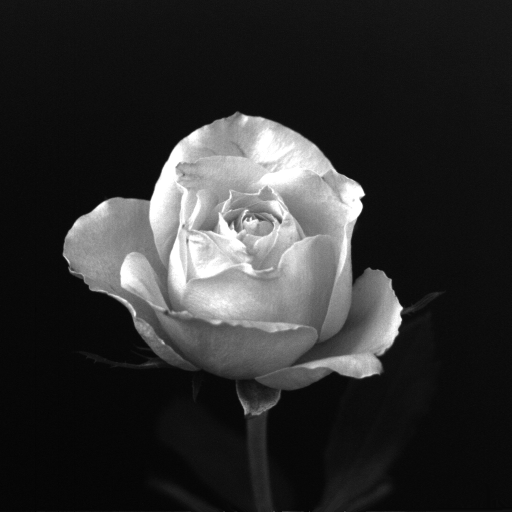
#> input picture DIP3E_Original_Images_CH02/Fig0219(rose1024).tif, 1024 x 1024 px (shown at 1/2 size); its folder holds only this picture in this run
$ python part1_pixel_matching_failure.py
#> lines starting #> are read from the running program, lines starting #| are printed output that depends on the picture
"""
Part 1: Pixel Matching Failure
==============================
Demonstrates that raw pixel comparison (SSD / TM_SQDIFF_NORMED) breaks under
three transforms that occur constantly in real-world imaging: rotation, scale,
and brightness change.

Runs on any scene image. Falls back to a synthetic gradient if no image is found.
"""

# --- Setup ---
from pathlib import Path
import numpy as np
import cv2
import matplotlib.pyplot as plt

COLORS = {
    'primary': '#2196F3',
    'secondary': '#4CAF50',
    'result': '#FFC107',
    'highlight': '#F44336',
    'transform': '#9C27B0',
    'gradient': '#FF9800',
}

# Image paths — DIP3E images relative to this file's folder
CH02_DIR = Path(__file__).parent / '../../DIP3E_Original_Images_CH02'
CH03_DIR = Path(__file__).parent / '../../DIP3E_Original_Images_CH03'

# ── Algorithm ──────────────────────────────────────────────
# 1. Load a grayscale image (fall back to synthetic if not found)
# 2. Crop a template patch from the centre of the image
# 3. Apply three transforms to create altered scene images:
#    - Rotation (5°): warp the entire scene
#    - Scale (90%): resize down then pad back to original size
#    - Brightness ×0.7: multiply all pixel values
# 4. Run cv2.matchTemplate (TM_SQDIFF_NORMED) on each scene
# 5. Read the score at the known correct location
# What to look for: near-zero score for original, high scores for transforms
# ───────────────────────────────────────────────────────────

def load_image(fallback_size: int = 256) -> np.ndarray:
    """Load a DIP3E image or create a synthetic gradient fallback."""
#> called with fallback_size = 256
    candidates = list(CH02_DIR.glob('*.tif')) + list(CH02_DIR.glob('*.png'))
    if candidates:
        img = cv2.imread(str(candidates[0]), cv2.IMREAD_GRAYSCALE)
#> img is the input picture: shape (1024, 1024); min 0, max 255, mean 46.8
        if img is not None:
            print(f"Loaded: {candidates[0].name}")
            return img
    # Synthetic gradient fallback
    print("No DIP3E image found — using synthetic gradient.")
    row = np.linspace(20, 240, fallback_size)
    col = np.linspace(20, 200, fallback_size)
    grid = (row[np.newaxis, :] * 0.5 + col[:, np.newaxis] * 0.5).astype(np.uint8)
    return grid


def crop_template(scene: np.ndarray, size: int = 64) -> tuple[np.ndarray, tuple[int, int]]:
    """Crop a square patch from the centre of the scene."""
#> called with size = 64
    h, w = scene.shape
#> h = 1024; w = 1024
    top = h // 2 - size // 2
#> top = 480
    left = w // 2 - size // 2
#> left = 480
    template = scene[top:top + size, left:left + size].copy()
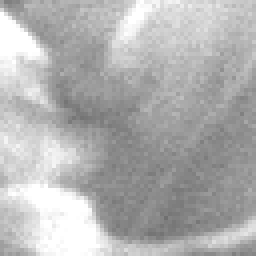
#> template: shape (64, 64) (shown 4 times larger); min 112, max 255, mean 178
    return template, (top, left)


def apply_transforms(scene: np.ndarray) -> dict[str, np.ndarray]:
    """Return a dict of transformed scene images."""
    h, w = scene.shape

    # Rotation 5°
    centre = (w / 2, h / 2)
    rot_matrix = cv2.getRotationMatrix2D(centre, 5, 1.0)
    rotated = cv2.warpAffine(scene, rot_matrix, (w, h), flags=cv2.INTER_LINEAR)

    # Scale 90% — resize then pad
    new_w, new_h = int(w * 0.9), int(h * 0.9)
    shrunk = cv2.resize(scene, (new_w, new_h), interpolation=cv2.INTER_LINEAR)
    scaled = np.zeros_like(scene)
    scaled[:new_h, :new_w] = shrunk

    # Brightness ×0.7
    bright = np.clip(scene.astype(float) * 0.7, 0, 255).astype(np.uint8)

    return {
        'Original': scene,
        'Rotated 5°': rotated,
        'Scaled 90%': scaled,
        'Brightness ×0.7': bright,
    }


def match_score(scene: np.ndarray,
                template: np.ndarray,
                top_left: tuple[int, int]) -> float:
    """Run TM_SQDIFF_NORMED and return the score at the known location."""
    result = cv2.matchTemplate(scene, template, cv2.TM_SQDIFF_NORMED)
    row, col = top_left
    # Result map is smaller than scene by (template_h-1, template_w-1)
    r = min(row, result.shape[0] - 1)
    c = min(col, result.shape[1] - 1)
    return float(result[r, c])


# ── Main ────────────────────────────────────────────────────

scene = load_image()
template, top_left = crop_template(scene)
#> top_left = (480, 480)
print(f"Scene size: {scene.shape}  |  Template size: {template.shape}")
#| Scene size: (1024, 1024)  |  Template size: (64, 64)

scenes = apply_transforms(scene)
#> in apply_transforms, `rotated = cv2.warpAffine(scene, rot_matrix, (w, h), flags=cv2.INTER_LI..`:
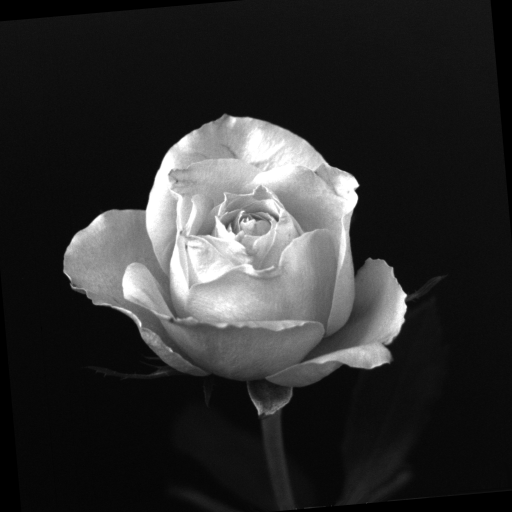
#> rotated: shape (1024, 1024) (shown at 1/2 size); min 0, max 255, mean 46.3
#> in apply_transforms, `scaled[:new_h, :new_w] = shrunk`:
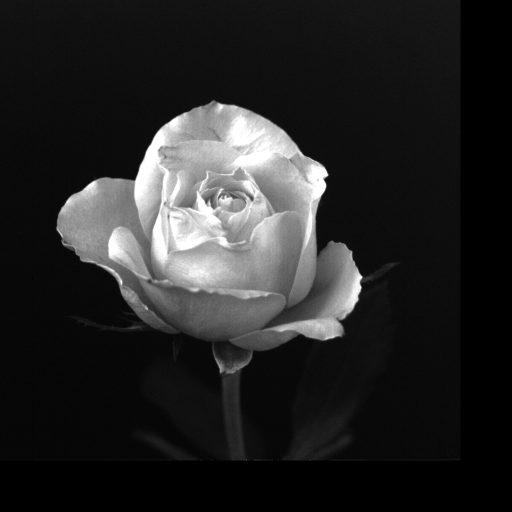
#> scaled: shape (1024, 1024) (shown at 1/2 size); min 0, max 255, mean 37.8
#> in apply_transforms, `bright = np.clip(scene.astype(float) * 0.7, 0, 255).astype(np.uint8)`:
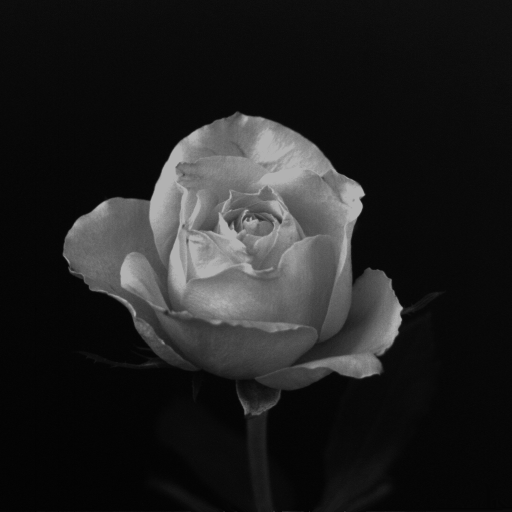
#> bright: shape (1024, 1024) (shown at 1/2 size); min 0, max 178, mean 32.3
#> scenes = 4 items
results: dict[str, float] = {}

for name, altered_scene in scenes.items():
    score = match_score(altered_scene, template, top_left)
    results[name] = score
    status = "PASS ✓" if score < 0.01 else "FAIL ✗"
    print(f"{name:20s}  SQDIFF_NORMED = {score:.4f}  {status}")
#> this loop made 4 passes
#> (name, score, status) on passes 1 to 4: ('Original', 0, 'PASS ✓'), ('Rotated 5°', 0.00832, 'PASS ✓'), ('Scaled 90%', 0.0627, 'FAIL ✗'), ('Brightness ×0.7', 0.131, 'FAIL ✗')
#| Original              SQDIFF_NORMED = 0.0000  PASS ✓
#| Rotated 5°            SQDIFF_NORMED = 0.0083  PASS ✓
#| Scaled 90%            SQDIFF_NORMED = 0.0627  FAIL ✗
#| Brightness ×0.7       SQDIFF_NORMED = 0.1314  FAIL ✗
#> pass 1, in match_score, `result = cv2.matchTemplate(scene, template, cv2.TM_SQDIFF_NORMED)`:
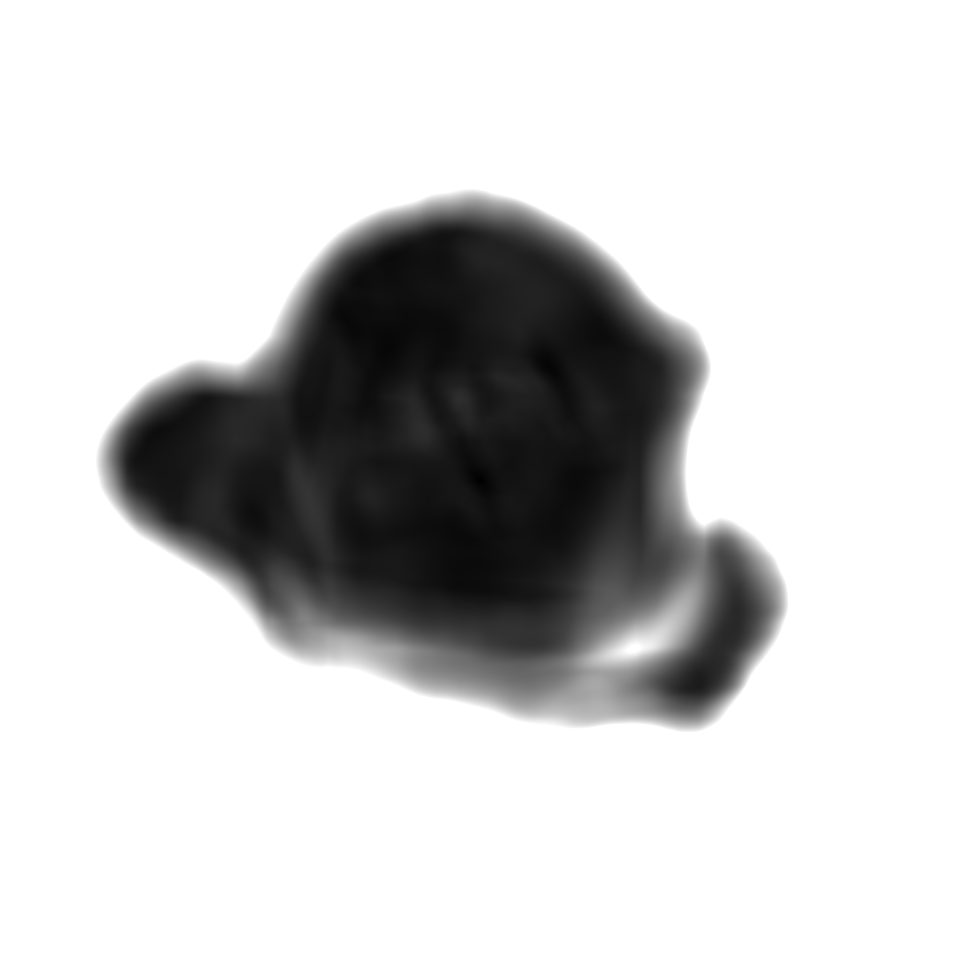
#> result: shape (961, 961) float32; min 0, max 1, mean 0.805
#> pass 3, in match_score (call 3), `result = cv2.matchTemplate(scene, template, cv2.TM_SQDIFF_NORMED)`:
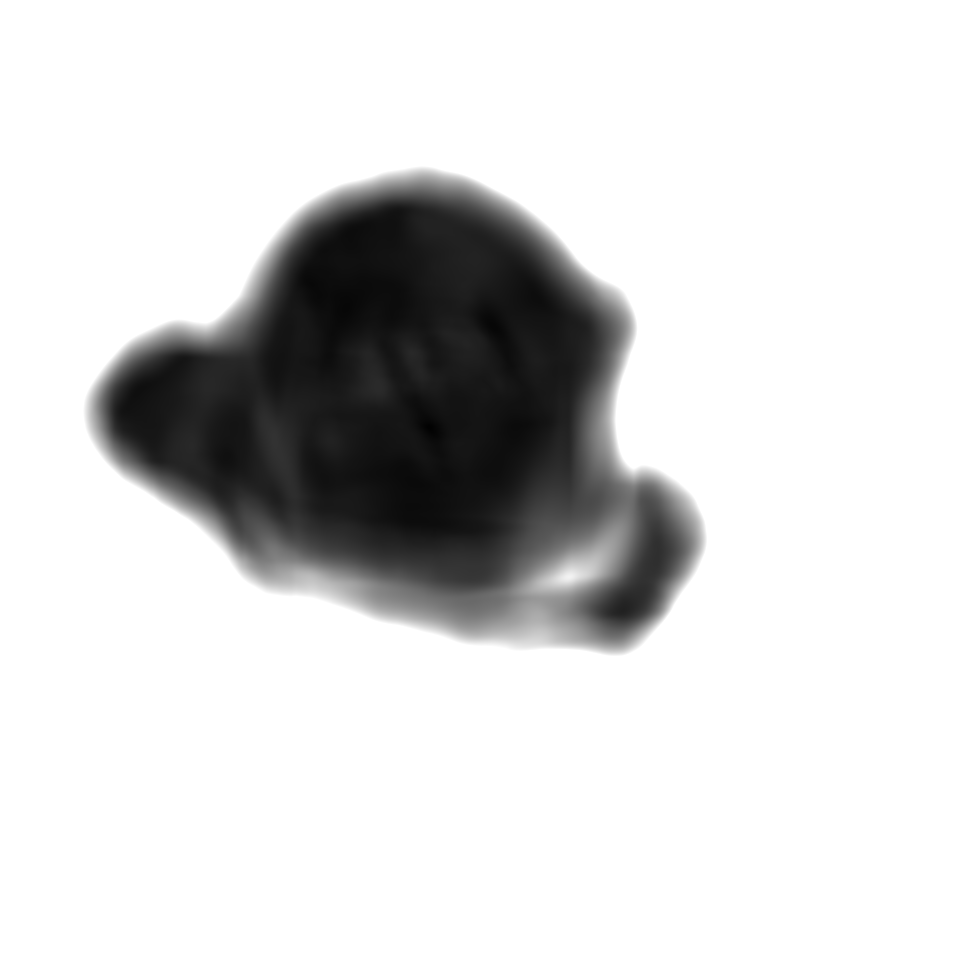
#> result: shape (961, 961) float32; min 0.00838, max 1, mean 0.843
#> after the loop, results = {'Original': 0, 'Rotated 5°': 0.00832, 'Scaled 90%': 0.0627, 'Brightness ×0.7': 0.131}

# ── Visualisation: bar chart of scores ─────────────────────
fig, ax = plt.subplots(figsize=(10, 5))

names = list(results.keys())
#> names = ['Original', 'Rotated 5°', 'Scaled 90%', 'Brightness ×0.7']
scores = list(results.values())
#> scores = [0, 0.00832, 0.0627, 0.131]
bar_colors = [COLORS['secondary'] if s < 0.01 else
              COLORS['result'] if s < 0.1 else
              COLORS['highlight'] for s in scores]
#> bar_colors = ['#4CAF50', '#4CAF50', '#FFC107', '#F44336']

bars = ax.barh(range(len(names)), scores, color=bar_colors, alpha=0.85)
ax.set_yticks(range(len(names)))
ax.set_yticklabels(names, fontsize=11)
ax.set_xlabel('SQDIFF_NORMED Score (lower = better match)', fontsize=12)
ax.set_title('Template Matching Scores Under Real-World Transforms', fontsize=14)
ax.axvline(x=0.01, color='gray', linestyle='--', alpha=0.5, label='Good match threshold')
ax.legend(fontsize=10)

for i, (bar, score) in enumerate(zip(bars, scores)):
    ax.text(score + 0.005, i, f'{score:.4f}', va='center', fontsize=10)
#> this loop made 4 passes
#> score on passes 1 to 4: 0, 0.00832, 0.0627, 0.131

ax.invert_yaxis()
plt.tight_layout()
plt.show()
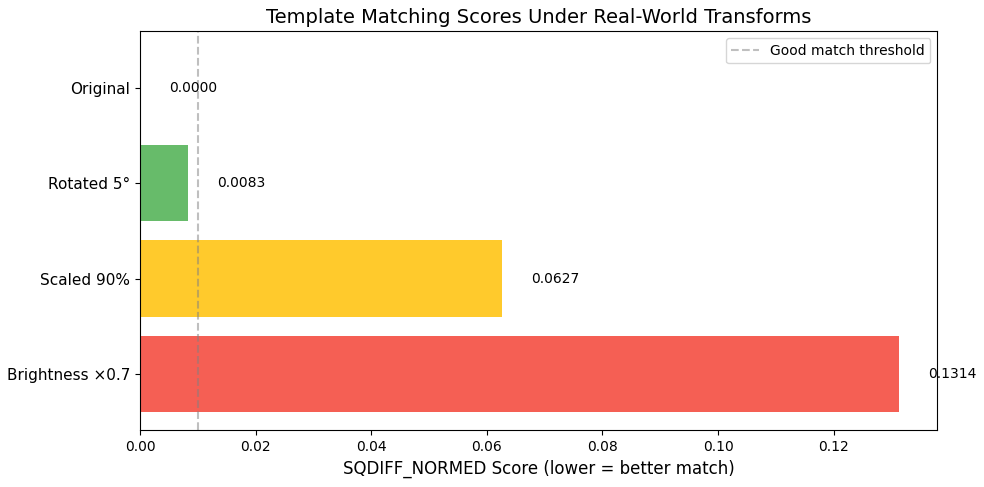
#> figure drawn by matplotlib, 1 panel

print("\nEvery real-world transform degrades the pixel match.")
print("But brightness is DIFFERENT from rotation/scale — we can fix brightness mathematically.")
